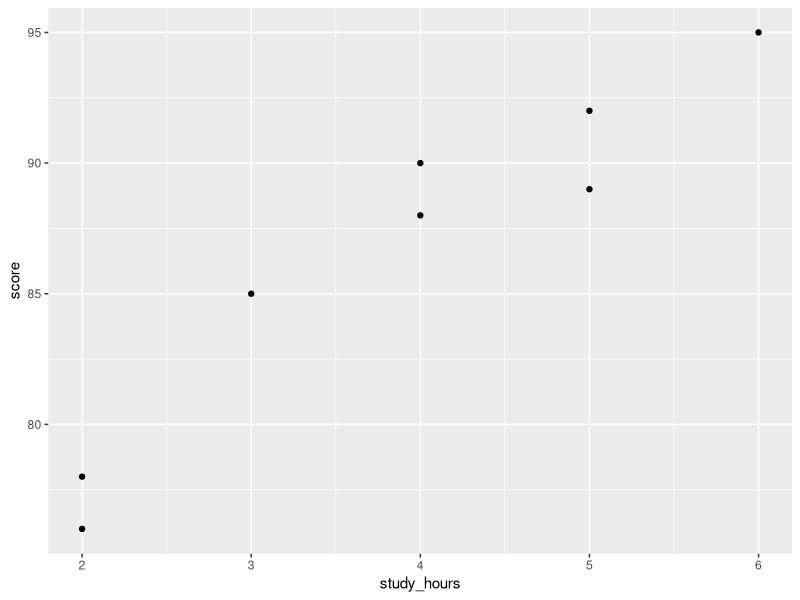
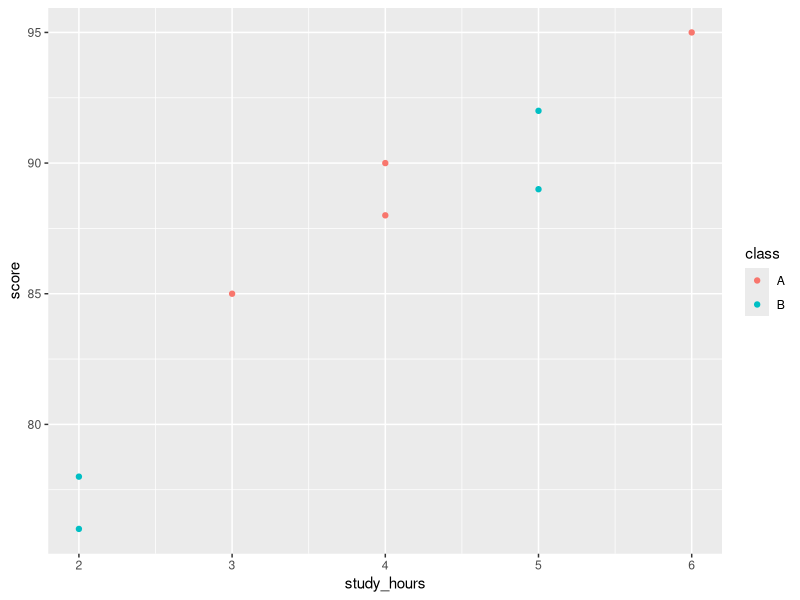
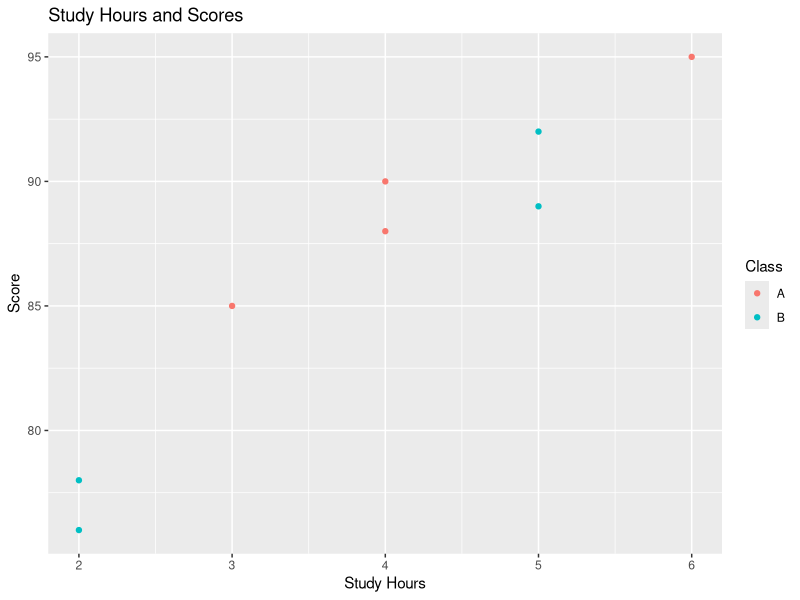
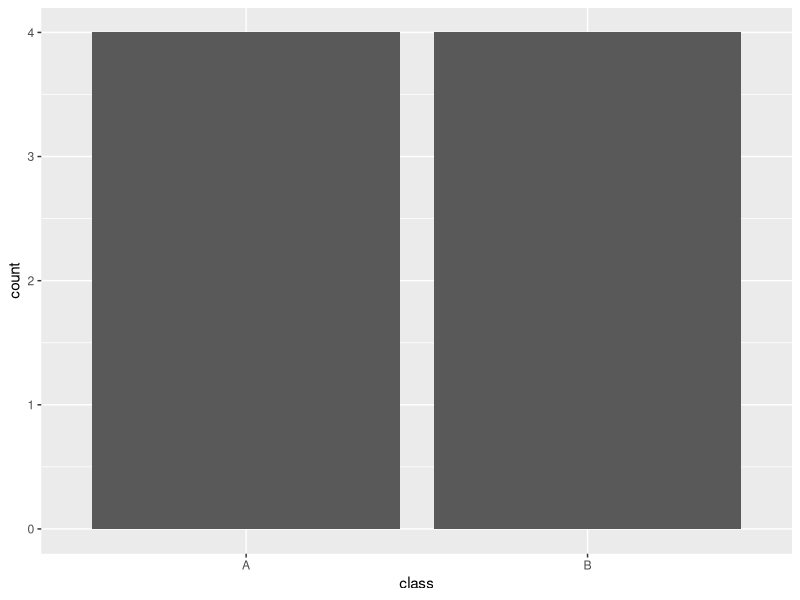
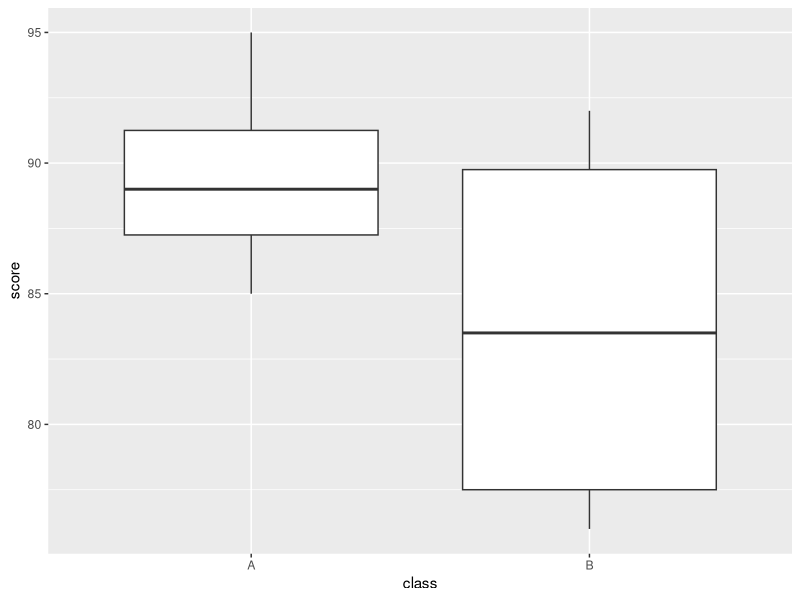
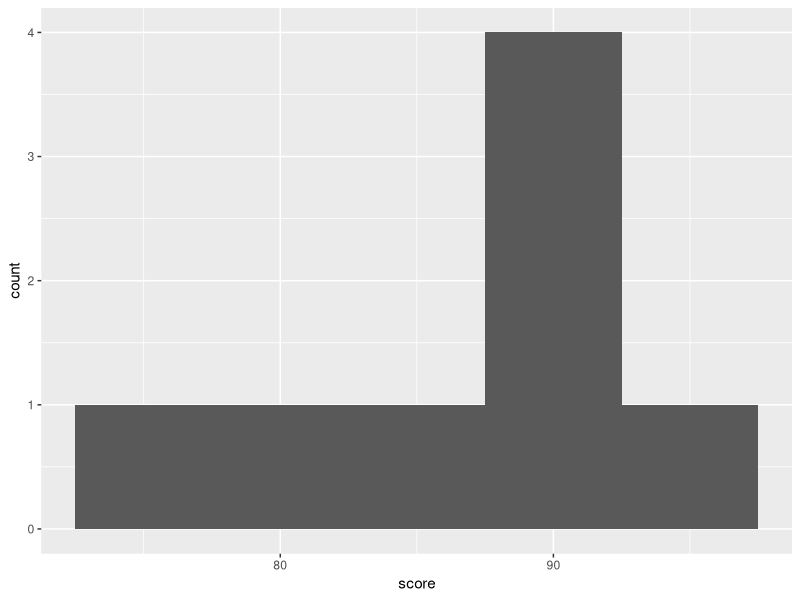
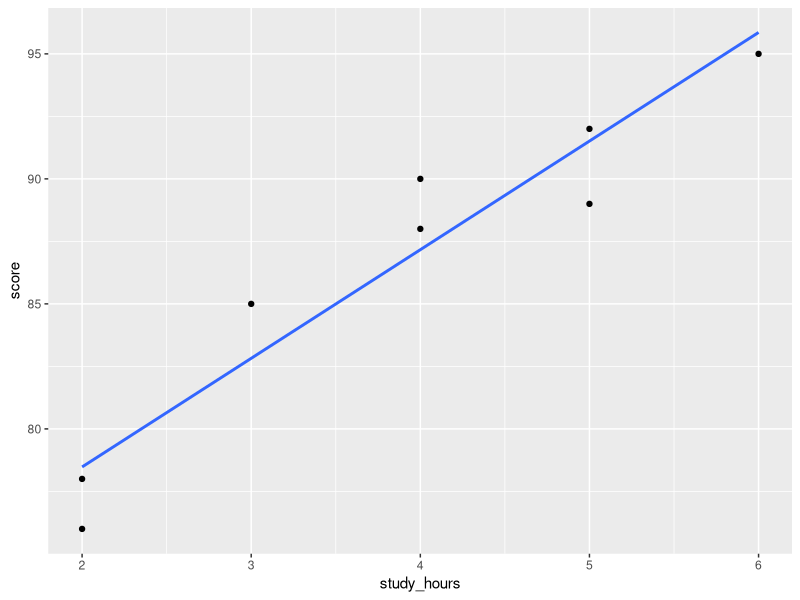

Source code (R) for these figures, in order:
############################################################
# 09_ggplot2_basics.R
# R Basic Manual
#
# Purpose:
# Learn basic data visualization using ggplot2.
############################################################

# ----------------------------------------------------------
# 1. Install and load ggplot2
# ----------------------------------------------------------

# Install ggplot2 only if it is not installed
# install.packages("ggplot2")

library(ggplot2)


# ----------------------------------------------------------
# 2. Create sample data
# ----------------------------------------------------------

students <- data.frame(
  id = 1:8,
  name = c("Alice", "Bob", "Carol", "David", "Emma", "Frank", "Grace", "Henry"),
  score = c(85, 90, 78, 92, 88, 76, 95, 89),
  study_hours = c(3, 4, 2, 5, 4, 2, 6, 5),
  class = c("A", "A", "B", "B", "A", "B", "A", "B")
)

students


# ----------------------------------------------------------
# 3. Basic scatter plot
# ----------------------------------------------------------

ggplot(students, aes(x = study_hours, y = score)) +
  geom_point()


# ----------------------------------------------------------
# 4. Scatter plot with color
# ----------------------------------------------------------

ggplot(students, aes(x = study_hours, y = score, color = class)) +
  geom_point()


# ----------------------------------------------------------
# 5. Add title and labels
# ----------------------------------------------------------

ggplot(students, aes(x = study_hours, y = score, color = class)) +
  geom_point() +
  labs(
    title = "Study Hours and Scores",
    x = "Study Hours",
    y = "Score",
    color = "Class"
  )


# ----------------------------------------------------------
# 6. Bar chart
# ----------------------------------------------------------

ggplot(students, aes(x = class)) +
  geom_bar()


# ----------------------------------------------------------
# 7. Boxplot
# ----------------------------------------------------------

ggplot(students, aes(x = class, y = score)) +
  geom_boxplot()


# ----------------------------------------------------------
# 8. Histogram
# ----------------------------------------------------------

ggplot(students, aes(x = score)) +
  geom_histogram(binwidth = 5)


# ----------------------------------------------------------
# 9. Add a smooth line
# ----------------------------------------------------------

ggplot(students, aes(x = study_hours, y = score)) +
  geom_point() +
  geom_smooth(method = "lm", se = FALSE)


# ----------------------------------------------------------
# End of script
# ----------------------------------------------------------

print("09_ggplot2_basics.R finished successfully")
